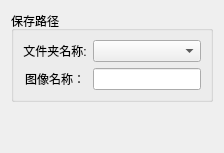
     <widget class="QWidget" name="tab_17">
      <attribute name="title">
       <string>全屏截图</string>
      </attribute>
      <layout class="QVBoxLayout" name="verticalLayout_38">
       <item>
        <widget class="QGroupBox" name="groupBox_14">
         <property name="title">
          <string>保存路径</string>
         </property>
         <layout class="QVBoxLayout" name="verticalLayout_37">
          <item>
           <layout class="QGridLayout" name="gridLayout_27" columnstretch="1,2">
            <item row="0" column="0">
             <widget class="QLabel" name="label_76">
              <property name="text">
               <string>文件夹名称:</string>
              </property>
              <property name="alignment">
               <set>Qt::AlignCenter</set>
              </property>
             </widget>
            </item>
            <item row="0" column="1">
             <widget class="QComboBox" name="comboBox_31"/>
            </item>
            <item row="1" column="0">
             <widget class="QLabel" name="label_77">
              <property name="text">
               <string>图像名称：</string>
              </property>
              <property name="alignment">
               <set>Qt::AlignCenter</set>
              </property>
             </widget>
            </item>
            <item row="1" column="1">
             <widget class="QLineEdit" name="lineEdit_16"/>
            </item>
           </layout>
          </item>
         </layout>
        </widget>
       </item>
       <item>
        <spacer name="verticalSpacer_14">
         <property name="orientation">
          <enum>Qt::Vertical</enum>
         </property>
         <property name="sizeHint" stdset="0">
          <size>
           <width>20</width>
           <height>40</height>
          </size>
         </property>
        </spacer>
       </item>
      </layout>
     </widget>
